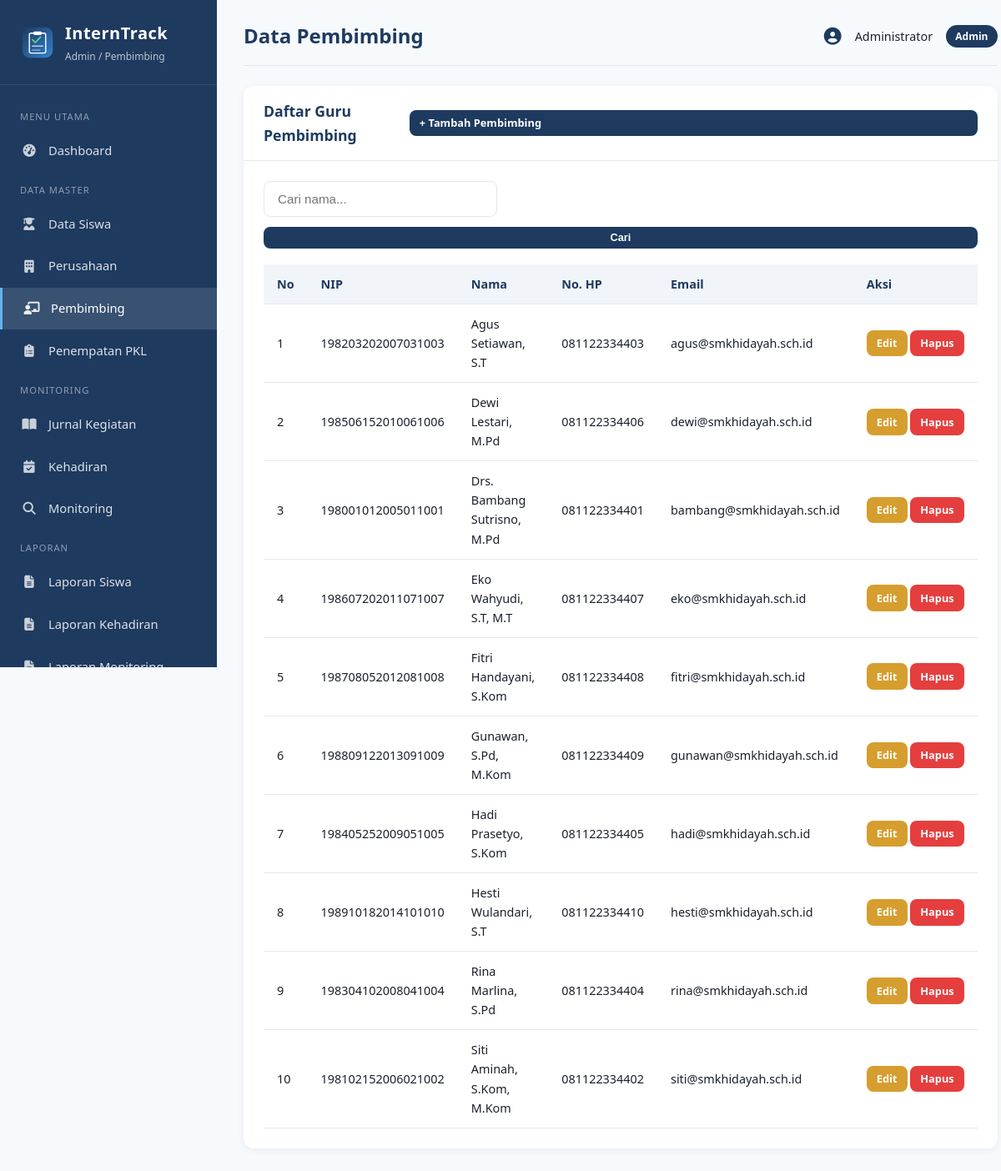
Screenshot of /admin/pembimbing.php (signed in) with the database file from the repository.
### tables this page shows
CREATE TABLE pembimbing (
    id INT AUTO_INCREMENT PRIMARY KEY,
    user_id INT NULL,
    nip VARCHAR(30) UNIQUE,
    nama VARCHAR(100) NOT NULL,
    no_hp VARCHAR(15),
    email VARCHAR(100),
    created_at TIMESTAMP DEFAULT CURRENT_TIMESTAMP,
    FOREIGN KEY (user_id) REFERENCES users(id) ON DELETE SET NULL
);

### includes/functions.php (called while the page is built, shortened)
<?php
function e($str) {
    return htmlspecialchars($str ?? '', ENT_QUOTES, 'UTF-8');
}
?>

### admin/pembimbing.php (the view, shortened to what this page needs)
<?php
require_once __DIR__ . '/../includes/header_admin.php';
$action = $_GET['action'] ?? 'list';
$id = (int)($_GET['id'] ?? 0);
$search = trim($_GET['search'] ?? '');
?>
<?php if ($action === 'tambah' || $action === 'edit'):
    $d = ['nip'=>'','nama'=>'','no_hp'=>'','email'=>''];
    if ($action === 'edit' && $id > 0) $d = $conn->query("SELECT * FROM pembimbing WHERE id=$id")->fetch_assoc();
?>
<div class="card">
    <div class="card-header">
        <h3><?= $action==='tambah'?'Tambah':'Edit' ?> Pembimbing</h3>
        <a href="pembimbing.php" class="btn btn-sm btn-outline">← Kembali</a>
    </div>
    <div class="card-body">
        <?php if (!empty($error_msg)): ?><div class="alert alert-danger"><?= $error_msg ?></div><?php endif; ?>
        <form method="POST">
            <input type="hidden" name="id" value="<?= $id ?>">
            <div class="form-row">
                <div class="form-group">
                    <label>NIP</label>
                    <input type="text" name="nip" class="form-control" value="<?= e($d['nip']??'') ?>">
                </div>
                <div class="form-group">
                    <label>Nama *</label>
                    <input type="text" name="nama" class="form-control" value="<?= e($d['nama']) ?>" required>
                </div>
            </div>
            <div class="form-row">
                <div class="form-group">
                    <label>No. HP</label>
                    <input type="text" name="no_hp" class="form-control" value="<?= e($d['no_hp']??'') ?>">
                </div>
                <div class="form-group">
                    <label>Email</label>
                    <input type="email" name="email" class="form-control" value="<?= e($d['email']??'') ?>">
                </div>
            </div>
            <div class="form-actions">
                <button type="submit" class="btn btn-primary">Simpan</button>
                <a href="pembimbing.php" class="btn btn-outline">Batal</a>
            </div>
        </form>
    </div>
</div>
<?php else: ?>
<div class="card">
    <div class="card-header">
        <h3>Daftar Guru Pembimbing</h3>
        <a href="?action=tambah" class="btn btn-sm btn-primary">+ Tambah Pembimbing</a>
    </div>
    <div class="card-body">
        <form method="GET" class="search-bar">
            <input type="text" name="search" class="form-control" placeholder="Cari nama..." value="<?= e($search) ?>">
            <button type="submit" class="btn btn-primary btn-sm">Cari</button>
        </form>
        <div class="table-responsive">
            <table>
                <thead>
                    <tr><th>No</th><th>NIP</th><th>Nama</th><th>No. HP</th><th>Email</th><th>Aksi</th></tr>
                </thead>
                <tbody>
                <?php
                $sql = "SELECT * FROM pembimbing WHERE 1=1";
                $sql .= " ORDER BY nama";
                $res = $conn->query($sql);
                $no = 1;
                while ($r = $res->fetch_assoc()):
                ?>
                    <tr>
                        <td><?= $no++ ?></td>
                        <td><?= e($r['nip']) ?></td>
                        <td><?= e($r['nama']) ?></td>
                        <td><?= e($r['no_hp']) ?></td>
                        <td><?= e($r['email']) ?></td>
                        <td style="white-space:nowrap">
                            <a href="?action=edit&id=<?= $r['id'] ?>" class="btn btn-sm btn-warning">Edit</a>
                            <a href="?action=delete&id=<?= $r['id'] ?>" class="btn btn-sm btn-danger" onclick="return confirm('Yakin hapus?')">Hapus</a>
                        </td>
                    </tr>
                <?php endwhile; ?>
                </tbody>
            </table>
        </div>
    </div>
</div>
<?php endif; ?>
<?php require_once __DIR__ . '/../includes/footer.php'; ?>

### assets/css/style.css (style rules this page uses)
:root { --primary: #1e3a5f; --primary-light: #2c5282; --accent: #3182ce; --success: #38a169; --warning: #d69e2e; --danger: #e53e3e; --info: #3182ce; --bg: #f7fafc; --card: #ffffff; --text: #1a202c; --text-muted: #718096; --border: #e2e8f0; --sidebar-width: 260px; }
* { margin: 0; padding: 0; box-sizing: border-box; }
body { font-family: 'Segoe UI', Tahoma, Geneva, Verdana, sans-serif; background: var(--bg); color: var(--text); line-height: 1.6; }
a { text-decoration: none; color: inherit; }
.form-control { width: 100%; padding: 0.75rem 1rem; border: 1.5px solid var(--border); border-radius: 8px; font-size: 0.95rem; transition: border-color 0.2s; }
.btn { display: inline-block; padding: 0.7rem 1.5rem; border: none; border-radius: 8px; font-size: 0.95rem; font-weight: 600; cursor: pointer; transition: all 0.2s; }
.btn-primary { background: var(--primary); color: white; width: 100%; }
.btn-danger { background: var(--danger); color: white; }
.btn-warning { background: var(--warning); color: white; }
.btn-sm { padding: 0.35rem 0.75rem; font-size: 0.8rem; }
.card { background: var(--card); border-radius: 12px; box-shadow: 0 2px 8px rgba(0,0,0,0.06); margin-bottom: 1.5rem; }
.card-header { padding: 1rem 1.5rem; border-bottom: 1px solid var(--border); display: flex; justify-content: space-between; align-items: center; }
.card-header h3 { font-size: 1.1rem; color: var(--primary); }
.card-body { padding: 1.5rem; }
.table-responsive { overflow-x: auto; }
table { width: 100%; border-collapse: collapse; }
table th, table td { padding: 0.75rem 1rem; text-align: left; border-bottom: 1px solid var(--border); font-size: 0.9rem; }
table th { background: #f1f5f9; font-weight: 600; color: var(--primary); white-space: nowrap; }
.search-bar { display: flex; gap: 0.75rem; margin-bottom: 1.2rem; flex-wrap: wrap; }
.search-bar .form-control { max-width: 280px; }

### rows the page displays
pembimbing: nip "198203202007031003", nama "Agus Setiawan, S.T", no_hp "081122334403", email "agus@smkhidayah.sch.id"
pembimbing: nip "198506152010061006", nama "Dewi Lestari, M.Pd", no_hp "081122334406", email "dewi@smkhidayah.sch.id"
pembimbing: nip "198001012005011001", nama "Drs. Bambang Sutrisno, M.Pd", no_hp "081122334401", email "bambang@smkhidayah.sch.id"
pembimbing: nip "198607202011071007", nama "Eko Wahyudi, S.T, M.T", no_hp "081122334407", email "eko@smkhidayah.sch.id"
pembimbing: nip "198708052012081008", nama "Fitri Handayani, S.Kom", no_hp "081122334408", email "fitri@smkhidayah.sch.id"
pembimbing: nip "198809122013091009", nama "Gunawan, S.Pd, M.Kom", no_hp "081122334409", email "gunawan@smkhidayah.sch.id"
pembimbing: nip "198405252009051005", nama "Hadi Prasetyo, S.Kom", no_hp "081122334405", email "hadi@smkhidayah.sch.id"
pembimbing: nip "198910182014101010", nama "Hesti Wulandari, S.T", no_hp "081122334410", email "hesti@smkhidayah.sch.id"
pembimbing: nip "198304102008041004", nama "Rina Marlina, S.Pd", no_hp "081122334404", email "rina@smkhidayah.sch.id"
pembimbing: nip "198102152006021002", nama "Siti Aminah, S.Kom, M.Kom", no_hp "081122334402", email "siti@smkhidayah.sch.id"

### other values shown
$page_title "Data Pembimbing"
$_SESSION['nama'] "Administrator"
